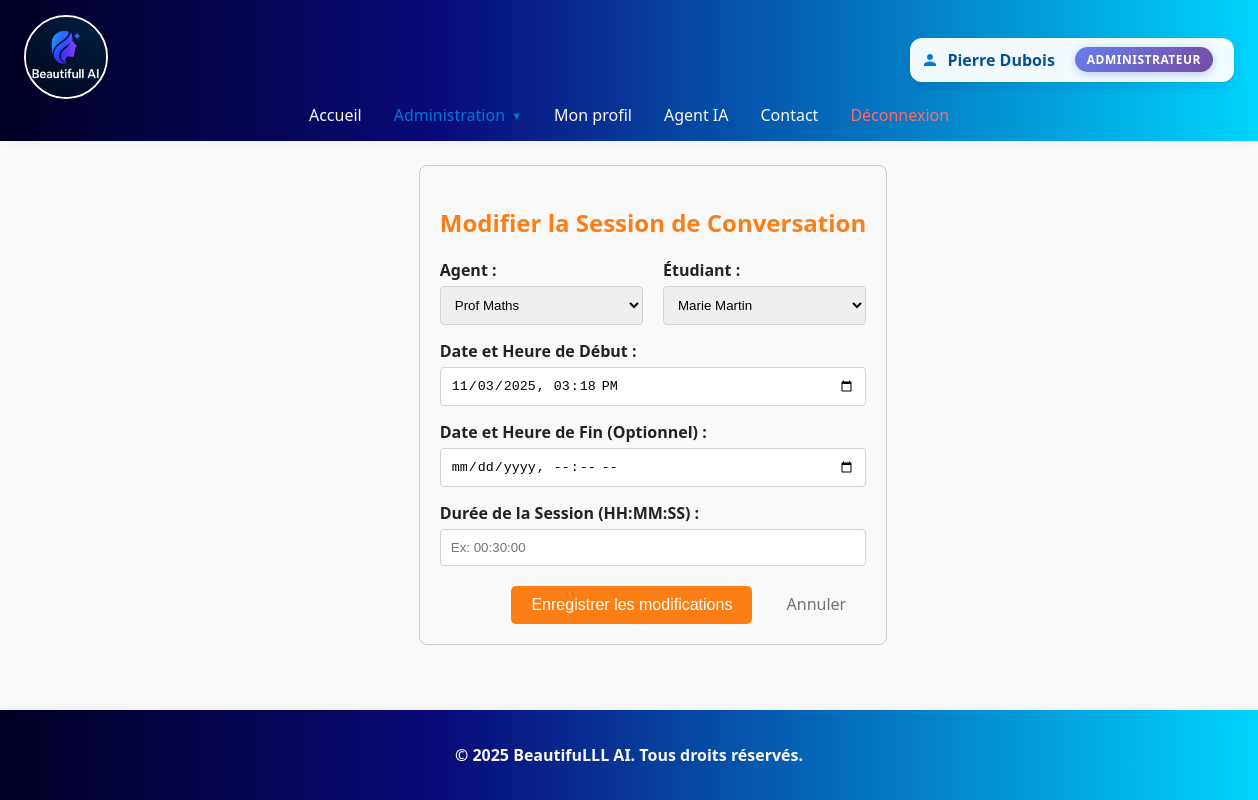
Page /index.php?action=modifier_session&id=3 (signed in) on the committed database.
### tables this page shows
CREATE TABLE IF NOT EXISTS `session_conversation` (
  `id_session` int NOT NULL AUTO_INCREMENT,
  `date_heure_debut` datetime NOT NULL DEFAULT CURRENT_TIMESTAMP,
  `duree_session` time DEFAULT NULL,
  `date_heure_fin` datetime DEFAULT NULL,
  `id_agents` int NOT NULL,
  `id_etudiant` int NOT NULL,
  PRIMARY KEY (`id_session`),
  KEY `id_agents` (`id_agents`),
  KEY `id_etudiant` (`id_etudiant`)
);

CREATE TABLE IF NOT EXISTS `agent` (
  `id_agents` int NOT NULL AUTO_INCREMENT,
  `nom_agent` varchar(50) NOT NULL,
  `type_agent` varchar(50) NOT NULL,
  `avatar_agent` varchar(255) DEFAULT NULL,
  `est_actif` tinyint(1) DEFAULT '1',
  `description` text,
  `date_creation` datetime DEFAULT CURRENT_TIMESTAMP,
  `prompt_systeme` text NOT NULL,
  `model` varchar(100) DEFAULT 'openai/gpt-oss-20b',
  `temperature` decimal(3,2) DEFAULT '0.70',
  `max_tokens` int DEFAULT '8192',
  `top_p` decimal(3,2) DEFAULT '1.00',
  `reasoning_effort` enum('low','medium','high') DEFAULT 'medium',
  `id_matieres` int NOT NULL,
  PRIMARY KEY (`id_agents`),
  UNIQUE KEY `nom_agent` (`nom_agent`),
  UNIQUE KEY `unique_agent_per_matiere` (`id_matieres`)
);

CREATE TABLE IF NOT EXISTS `etudiants` (
  `id_etudiant` int NOT NULL AUTO_INCREMENT,
  `nom` varchar(50) NOT NULL,
  `prenom` varchar(50) NOT NULL,
  `email` varchar(100) NOT NULL,
  `avatar` varchar(255) DEFAULT NULL,
  `passwordhash` varchar(255) NOT NULL,
  `date_inscription` datetime NOT NULL DEFAULT CURRENT_TIMESTAMP,
  `consentement_rgpd` tinyint(1) NOT NULL DEFAULT '0',
  `id_niveau` int NOT NULL,
  `id_role` int NOT NULL,
  PRIMARY KEY (`id_etudiant`),
  UNIQUE KEY `email` (`email`),
  KEY `id_niveau` (`id_niveau`),
  KEY `id_role` (`id_role`)
);

### php-crud/model/agent.php (called while the page is built, shortened)
<?php
class Agent
{
    private $conn;
    public function __construct()
    {
        $database = new Database();
        $this->conn = $database->connect();
    }
    public function read()
    {
        $sql = "SELECT a.*, m.nom_matieres
                FROM agent a
                LEFT JOIN Matieres m ON a.id_matieres = m.id_matieres
                ORDER BY m.nom_matieres";
        $stmt = $this->conn->prepare($sql);
        $stmt->execute();
        return $stmt->fetchAll(PDO::FETCH_ASSOC);
    }
}
?>

### php-crud/config/Database.php (called while the page is built, shortened)
<?php
class Database
{
    private $host = '127.0.0.1';
    private $dbName = 'ia_educative';
    private $username = 'root';
    private $password = '';
    public function connect()
    {
        try {
            $this->connection = new PDO(
                "mysql:host={$this->host};dbname={$this->dbName}",
                $this->username,
                $this->password
            );
            $this->connection->setAttribute(PDO::ATTR_ERRMODE, PDO::ERRMODE_EXCEPTION);
            return $this->connection;
        } catch (PDOException $e) {
            die("Database connection failed: " . $e->getMessage());
        }
    }
}

### php-crud/controllers/AgentController.php (called while the page is built, shortened)
<?php
require_once __DIR__ . '/../model/agent.php';
class AgentController
{
    public function getAgents()
    {
        $Agent = new Agent();
        return $Agent->read();
    }
}

### php-crud/model/SessionConversation.php (called while the page is built, shortened)
<?php
class SessionConversation
{
    private $conn;
    public function __construct($db = null)
    {
        if ($db) {
            $this->conn = $db;
        } else {
            $database = new Database();
            $this->conn = $database->connect();
        }
    }
    public function readSingle($id)
    {
        $sql = "SELECT s.*, a.nom_agent, m.nom_matieres
                FROM SESSION_CONVERSATION s
                LEFT JOIN Agent a ON s.id_agents = a.id_agents
                LEFT JOIN Matieres m ON a.id_matieres = m.id_matieres
                WHERE s.id_session = :id";
        $stmt = $this->conn->prepare($sql);
        $stmt->bindParam(':id', $id, PDO::PARAM_INT);
        $stmt->execute();
        return $stmt->fetch(PDO::FETCH_ASSOC);
    }
}
?>

### php-crud/controllers/SessionConversationController.php (called while the page is built, shortened)
<?php
require_once __DIR__ . '/../model/SessionConversation.php';
require_once __DIR__ . '/../model/Agent.php';
require_once __DIR__ . '/../model/etudiant.php';
require_once __DIR__ . '/AgentController.php';
require_once __DIR__ . '/EtudiantController.php';
class SessionConversationController
{
    public function getSingleSessionConversation($id_session)
    {
        $SessionConversation = new SessionConversation();
        return $SessionConversation->readSingle($id_session);
    }
}

### php-crud/model/etudiant.php (called while the page is built, shortened)
<?php
require_once __DIR__ . '/../config/Database.php';
class Etudiants
{
    private $conn;
    public function __construct()
    {
        $database = new Database();
        $this->conn = $database->connect();
    }
    public function read()
    {
        $sql = "SELECT * FROM Etudiants";
        $stmt = $this->conn->prepare($sql);
        $stmt->execute();
        return $stmt->fetchAll(\PDO::FETCH_ASSOC);
    }
}
?>

### php-crud/controllers/EtudiantController.php (called while the page is built, shortened)
<?php
require_once __DIR__ . '/../model/etudiant.php';
class EtudiantController
{
    public function getEtudiant()
    {
        $Etudiant = new Etudiants();
        return $Etudiant->read();
    }
}

### php-crud/views/sessions/SessionConversation_form.php (the view, shortened to what this page needs)
<?php
require_once __DIR__ . '/../../controllers/SessionConversationController.php';
require_once __DIR__ . '/../../controllers/AgentController.php';
require_once __DIR__ . '/../../controllers/EtudiantController.php';
$inputData = [];
$session = null;
$isEditMode = false;
if (isset($_GET['id']) && !empty($_GET['id'])) {
    $isEditMode = true;
    $controller = new SessionConversationController();
    $session = $controller->getSingleSessionConversation($_GET['id']);
}
$agentController = new AgentController();
$etudiantController = new EtudiantController();
$agents = $agentController->getAgents();
$etudiants = $etudiantController->getEtudiant();
?>
<div style="max-width: 600px; margin: 0 auto; padding: 20px; border: 1px solid #ccc; border-radius: 8px;">
    <h2 style="text-align: center; color: #fd7e14;">
        <?= $isEditMode ? 'Modifier la Session de Conversation' : 'Ajouter une Session de Conversation' ?>
    </h2>
    <form method="POST" action="">
        <div style="display: flex; gap: 20px; margin-bottom: 15px;">
            <div style="flex: 1;">
                <label for="id_agents" style="display: block; margin-bottom: 5px; font-weight: bold;">Agent :</label>
                <select id="id_agents" name="id_agents" required
                        style="width: 100%; padding: 10px; border: 1px solid #ced4da; border-radius: 4px; box-sizing: border-box;">
                    <?php foreach ($agents as $agent): ?>
                        <option value="<?= htmlspecialchars($agent['id_agents']) ?>"
                                <?= ($inputData['id_agents'] ?? $session['id_agents'] ?? '') == $agent['id_agents'] ? 'selected' : '' ?>>
                            <?= htmlspecialchars($agent['nom_agent']) ?>
                        </option>
                    <?php endforeach; ?>
                </select>
            </div>
            <div style="flex: 1;">
                <label for="id_etudiant" style="display: block; margin-bottom: 5px; font-weight: bold;">Étudiant :</label>
                <select id="id_etudiant" name="id_etudiant" required
                        style="width: 100%; padding: 10px; border: 1px solid #ced4da; border-radius: 4px; box-sizing: border-box;">
                    <?php foreach ($etudiants as $etudiant): ?>
                        <option value="<?= htmlspecialchars($etudiant['id_etudiant']) ?>"
                                <?= ($inputData['id_etudiant'] ?? $session['id_etudiant'] ?? '') == $etudiant['id_etudiant'] ? 'selected' : '' ?>>
                            <?= htmlspecialchars($etudiant['prenom']) . ' ' . htmlspecialchars($etudiant['nom']) ?>
                        </option>
                    <?php endforeach; ?>
                </select>
            </div>
        </div>
        <div style="margin-bottom: 15px;">
            <label for="date_heure_debut" style="display: block; margin-bottom: 5px; font-weight: bold;">Date et Heure de Début :</label>
            <?php
            $defaultDateDebut = date('Y-m-d\TH:i');
            if ($isEditMode && isset($session['date_heure_debut'])) {
                $defaultDateDebut = date('Y-m-d\TH:i', strtotime($session['date_heure_debut']));
            }
            ?>
            <input type="datetime-local" id="date_heure_debut" name="date_heure_debut"
                   value="<?= htmlspecialchars($inputData['date_heure_debut'] ?? $defaultDateDebut) ?>" required
                   style="width: 100%; padding: 10px; border: 1px solid #ced4da; border-radius: 4px; box-sizing: border-box;">
        </div>
        <div style="margin-bottom: 15px;">
            <label for="date_heure_fin" style="display: block; margin-bottom: 5px; font-weight: bold;">Date et Heure de Fin (Optionnel) :</label>
            <?php
            $defaultDateFin = '';
            ?>
            <input type="datetime-local" id="date_heure_fin" name="date_heure_fin"
                   value="<?= htmlspecialchars($inputData['date_heure_fin'] ?? $defaultDateFin) ?>"
                   style="width: 100%; padding: 10px; border: 1px solid #ced4da; border-radius: 4px; box-sizing: border-box;">
        </div>
        <div style="margin-bottom: 20px;">
            <label for="duree_session" style="display: block; margin-bottom: 5px; font-weight: bold;">Durée de la Session (HH:MM:SS) :</label>
            <input type="text" id="duree_session" name="duree_session"
                   value="<?= htmlspecialchars($inputData['duree_session'] ?? $session['duree_session'] ?? '') ?>"
                   placeholder="Ex: 00:30:00" required
                   style="width: 100%; padding: 10px; border: 1px solid #ced4da; border-radius: 4px; box-sizing: border-box;">
        </div>
        <div style="text-align: right;">
            <button type="submit"
                    style="background-color: #fd7e14; color: white; padding: 10px 20px; border: none; border-radius: 5px; cursor: pointer; font-size: 16px;">
                <?= $isEditMode ? 'Enregistrer les modifications' : 'Créer la Session' ?>
            </button>
            <a href="index.php?action=session_list"
               style="margin-left: 10px; padding: 10px 20px; border-radius: 5px; text-decoration: none; color: #6c757d;">
                Annuler
            </a>
        </div>
    </form>
</div>

### style.css (style rules this page uses)
body { margin: 0; padding: 0; min-height: 100vh; font-family: 'Segoe UI', Arial, sans-serif; background: #f9f9f9; color: #222; display: flex; flex-direction: column; }

### rows in the picture
session_conversation: id_agents "Prof Maths", id_etudiant "Marie Martin", date_heure_debut "11/03/2025 15:18"

### other values in the picture
$user['prenom'] . " " . $user['nom'] "Pierre Dubois"
$user['role'] "ADMINISTRATEUR"
